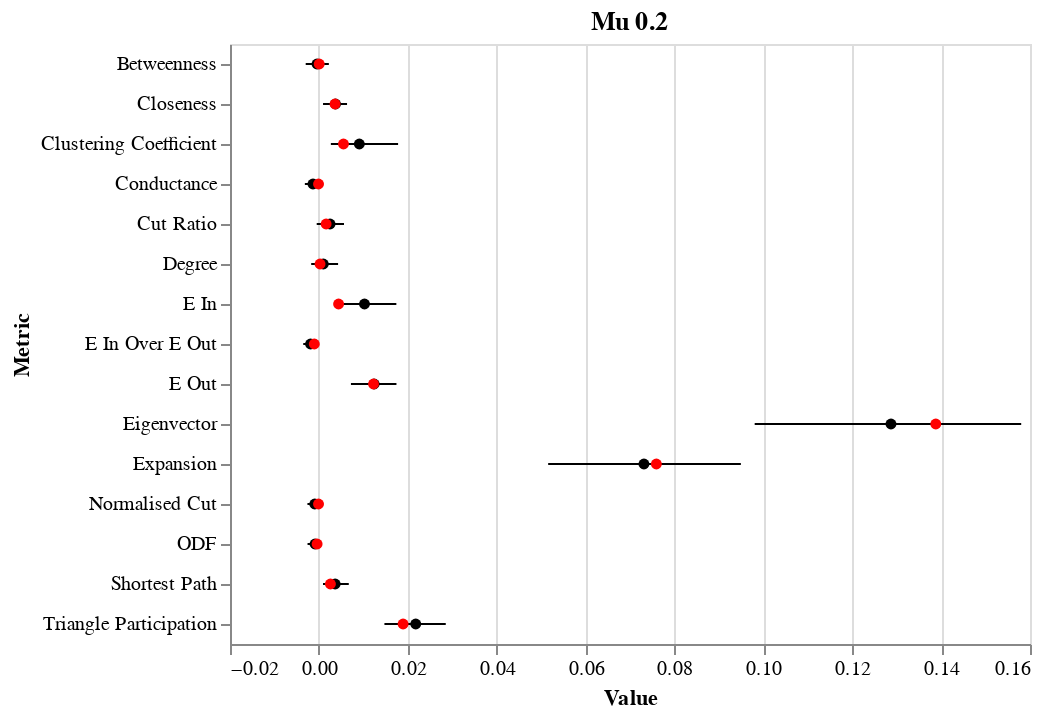
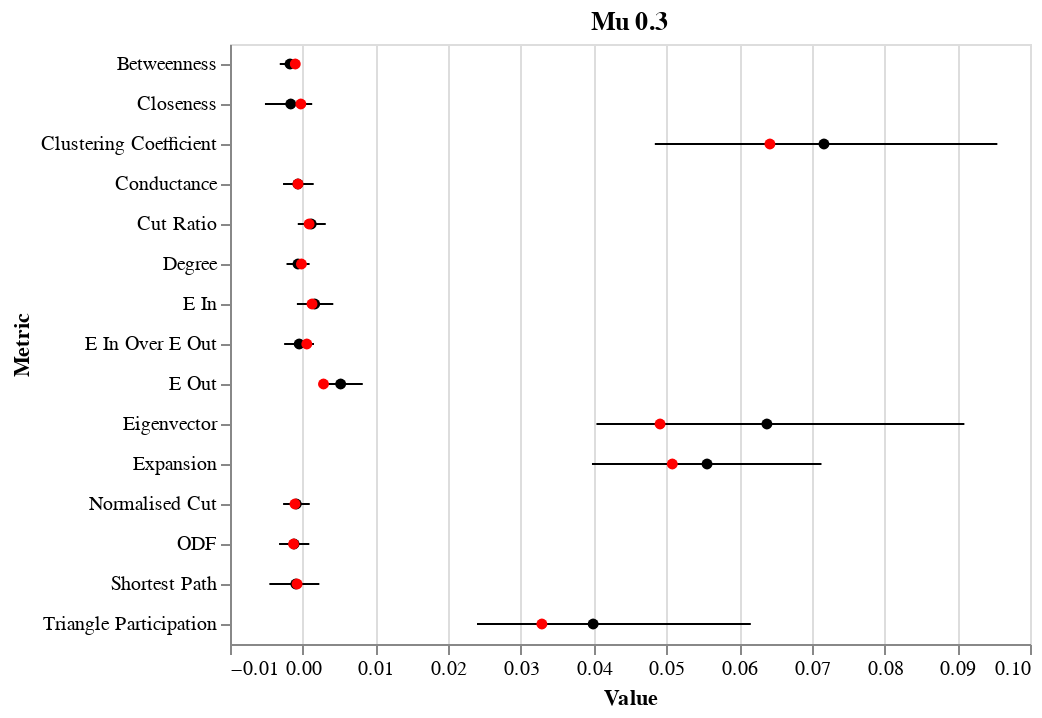

Notebook source saved alongside these figures, in order:
### Markdown cell above
## LPA Final Test

Here we explore the results from the final test of the methodology before the real experiments. First, we look at plots of the entropies and the stability cutoff for each graph.

Then, we look at the permutation importances for each node feature.

### Code cell
for mu in [2, 3]:
    accuracy = []
    balanced_accuracy = []
    mu_feature_importances = {'Metric': [], 'Value': []}
    for graph in [1, 2, 3, 4, 5]:
        with open('Community_Data/LPA/Results/mu_0_{0}/graph_0{1}_undersample_0_75/results'.format(mu, graph), 'rb') as f:
            results = pickle.load(f)
        perm_importances = results['Feature Importances']
        accuracy.append(np.mean(results['Accuracy Scores']))
        balanced_accuracy.append(np.mean(results['Balanced Accuracy Scores']))
        for feat, val in perm_importances.items():
            mu_feature_importances['Metric'].append(feat)
            mu_feature_importances['Value'].append(val)
    for graph in [1, 2, 3, 4, 5, 6, 7, 8, 9, 10, 11, 12, 13, 14, 15]:
        with open('Community_Data/LPA/Results_Additional/mu_0_{0}/graph_0{1}_undersample_0_75/results'.format(mu, graph), 'rb') as f:
            results = pickle.load(f)
        perm_importances = results['Feature Importances']
        accuracy.append(np.mean(results['Accuracy Scores']))
        balanced_accuracy.append(np.mean(results['Balanced Accuracy Scores']))
        for feat, val in perm_importances.items():
            mu_feature_importances['Metric'].append(feat)
            mu_feature_importances['Value'].append(val)
    mu_feature_importances = pd.DataFrame(data=mu_feature_importances)
    error_bars = alt.Chart(mu_feature_importances).mark_errorbar(extent='ci').encode(
      x=alt.X('Value:Q', scale=alt.Scale(zero=False)),
      y=alt.Y('Metric:N')
    )


    mean_points = alt.Chart(mu_feature_importances).mark_point(filled=True, color='black').encode(
      x=alt.X('Value:Q', aggregate='mean'),
      y=alt.Y('Metric:N'),
    )
    
    median_points = alt.Chart(mu_feature_importances).mark_point(filled=True, color='red').encode(
      x=alt.X('Value:Q', aggregate='median'),
      y=alt.Y('Metric:N'),
    )

    final_plot = (error_bars + mean_points + median_points).properties(
        title='Mu 0.{0}'.format(mu)
    )

    final_plot.display()
    
    print('Random forest accuracy for each graph:', list(np.around(accuracy, decimals=2)))
    print('')
    print('Random forest balanced accuracy for each graph:', list(np.around(balanced_accuracy, decimals=2)))

### Figure 1 — Vega-Lite specification as saved in the notebook (floating-point values rounded to 4 significant figures; data arrays with more than 128 entries replaced by an {"elided": "..."} marker saying what was removed)
{"config": {"view": {"continuousWidth": 400, "continuousHeight": 300}}, "layer": [{"mark": {"type": "errorbar", "extent": "ci"}, "encoding": {"x": {"type": "quantitative", "field": "Value", "scale": {"zero": false}}, "y": {"type": "nominal", "field": "Metric"}}}, {"mark": {"type": "point", "color": "black", "filled": true}, "encoding": {"x": {"type": "quantitative", "aggregate": "mean", "field": "Value"}, "y": {"type": "nominal", "field": "Metric"}}}, {"mark": {"type": "point", "color": "red", "filled": true}, "encoding": {"x": {"type": "quantitative", "aggregate": "median", "field": "Value"}, "y": {"type": "nominal", "field": "Metric"}}}], "data": {"name": "data-dc80e8c7d836227693bd199b139b9e61"}, "title": "Mu 0.2", "$schema": "https://vega.github.io/schema/vega-lite/v4.0.2.json", "datasets": {"data-dc80e8c7d836227693bd199b139b9e61": {"elided": "300 records"}}}

### Figure 2 — Vega-Lite specification as saved in the notebook (floating-point values rounded to 4 significant figures; data arrays with more than 128 entries replaced by an {"elided": "..."} marker saying what was removed)
{"config": {"view": {"continuousWidth": 400, "continuousHeight": 300}}, "layer": [{"mark": {"type": "errorbar", "extent": "ci"}, "encoding": {"x": {"type": "quantitative", "field": "Value", "scale": {"zero": false}}, "y": {"type": "nominal", "field": "Metric"}}}, {"mark": {"type": "point", "color": "black", "filled": true}, "encoding": {"x": {"type": "quantitative", "aggregate": "mean", "field": "Value"}, "y": {"type": "nominal", "field": "Metric"}}}, {"mark": {"type": "point", "color": "red", "filled": true}, "encoding": {"x": {"type": "quantitative", "aggregate": "median", "field": "Value"}, "y": {"type": "nominal", "field": "Metric"}}}], "data": {"name": "data-7625dab366af18c24f9afbb58366734b"}, "title": "Mu 0.3", "$schema": "https://vega.github.io/schema/vega-lite/v4.0.2.json", "datasets": {"data-7625dab366af18c24f9afbb58366734b": {"elided": "300 records"}}}
